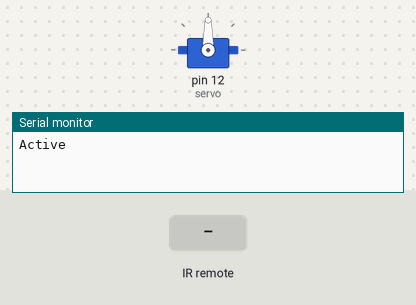
Simulated run of this sketch. Board: Arduino Uno, built with avr-gcc and run on an emulated ATmega328P. On the bench: servo, the last lines printed to the serial monitor. Inputs (shaded band) come from the test bench.

Above: at 3.2 s.
3.3 s: infrared code 0xA10C840B received
At 4.4 s:
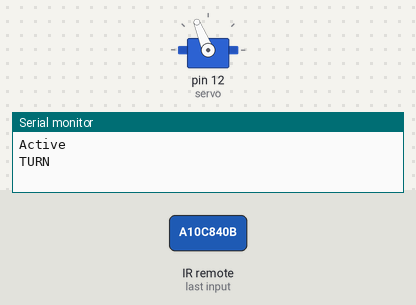
Timing chart, 0 to 6.3 s (numbered marks = the images above; inputs shaded):
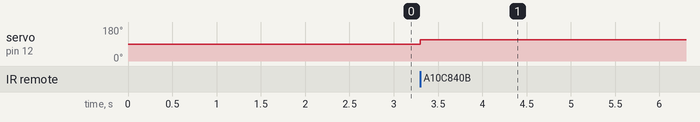

The sketch:

servo_t90d.ino
```cpp
#include <Servo.h>
#include "IRLibAll.h"
#include <IRLibRecvPCI.h>
Servo servo;
IRrecvPCI myReceiver(2);
IRdecode myDecoder;

void setup() {
  Serial.begin(9600);
  delay(2000); while (!Serial);
  myReceiver.enableIRIn();
  Serial.println(F("Active"));

servo.attach(12);
}
void loop() {
  // put your main code here, to run repeatedly:
     if(myReceiver.getResults()) {
      myDecoder.decode();
     if(myDecoder.value==0xA10C840B){
      Serial.println("TURN");
      servo.writeMicroseconds(1700);
      delay(430); }
    myReceiver.enableIRIn();
  }
}
```

Measured:
- after the input at 3.3 s, servo on pin 12 (servo): 90° → 112° at once
